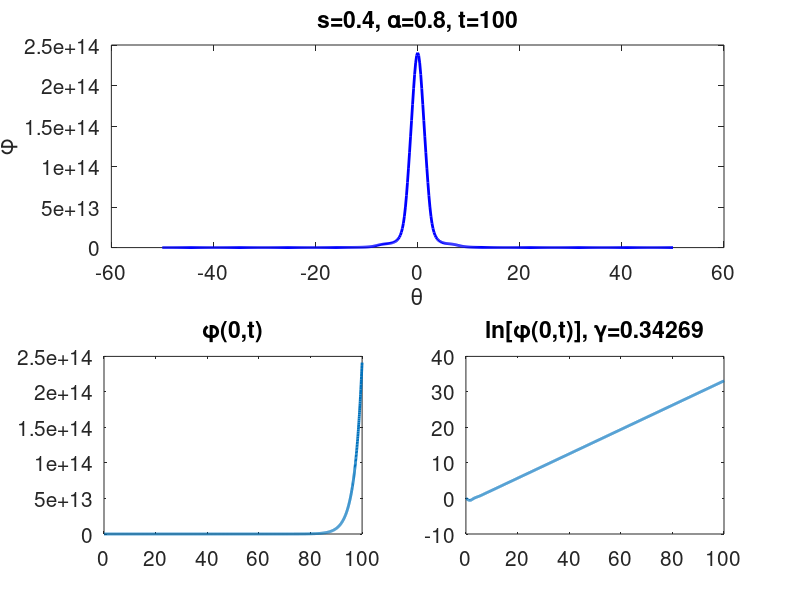

Source code (MATLAB):
% Hua-sheng XIE, IFTS-ZJU, huashengxie@gmail.com, 2012-12-20 20:00
% ideal Ballooning mode, initial value solver
% close to shooting method for unstable root
close all; clear; clc;
s=0.4; a=0.8; % s, alpha

nt=2000; dt=0.05;
dx=0.2; xmax=50; x=-xmax:dx:xmax; nx=length(x);
phi=zeros(nx,nt+1);
phi(:,1)=exp(-x.^2); phi(:,2)=phi(:,1);

dx2=dx*dx; dt2=dt*dt;
p=2.0.*(s.*x-a.*sin(x)).*(s-a.*cos(x));
q=a.*(cos(x)+(s.*x-a.*sin(x)).*sin(x));
r=(1.0+(s.*x-a.*sin(x)).^2);

set(gcf,'DefaultAxesFontSize',15);
for it=2:nt
    for j=2:nx-1
        phi(j,it+1)=(phi(j+1,it)-2*phi(j,it)+phi(j-1,it))*dt2/dx2+...
            p(j)/r(j)*(phi(j+1,it)-phi(j-1,it))*dt2/(2*dx)+...
            q(j)/r(j)*phi(j,it)*dt2+...
            2*phi(j,it)-phi(j,it-1);
    end
    if(mod(it,100)==0)
        subplot(211);plot(x,phi(:,it),'b','LineWidth',2);
        title(['s=',num2str(s),', \alpha=',num2str(a),...
            ', t=',num2str(it*dt)]);
        xlabel('\theta'); ylabel('\phi'); % xlim([0,xmax]);
    end
    pause(0.01);
end
tt=0:dt:nt*dt;
phi0=phi(floor(end/2),:);
subplot(223);plot(tt,phi0,'LineWidth',2); title('\phi(0,t)');
subplot(224);plot(tt,log(phi0),'LineWidth',2);
gamma=(log(phi0(end))-log(phi0(floor(end/2))))/(tt(end)-tt(floor(end/2)));
title(['ln[\phi(0,t)], \gamma=',num2str(gamma)]);

print(gcf,'-dpng',['s=',num2str(s),',alpha=',num2str(a),...
    ',gamma=',num2str(gamma),'.png']);
